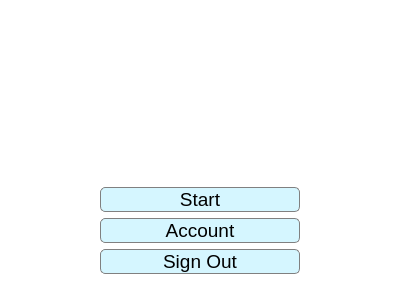
<?xml version="1.0" encoding="UTF-8"?>
<ui version="4.0">
 <class>mainMenu</class>
 <widget class="QWidget" name="mainMenu">
  <property name="geometry">
   <rect>
    <x>0</x>
    <y>0</y>
    <width>400</width>
    <height>307</height>
   </rect>
  </property>
  <property name="palette">
   <palette>
    <active>
     <colorrole role="Base">
      <brush brushstyle="SolidPattern">
       <color alpha="255">
        <red>255</red>
        <green>255</green>
        <blue>255</blue>
       </color>
      </brush>
     </colorrole>
     <colorrole role="Window">
      <brush brushstyle="SolidPattern">
       <color alpha="255">
        <red>255</red>
        <green>255</green>
        <blue>255</blue>
       </color>
      </brush>
     </colorrole>
    </active>
    <inactive>
     <colorrole role="Base">
      <brush brushstyle="SolidPattern">
       <color alpha="255">
        <red>255</red>
        <green>255</green>
        <blue>255</blue>
       </color>
      </brush>
     </colorrole>
     <colorrole role="Window">
      <brush brushstyle="SolidPattern">
       <color alpha="255">
        <red>255</red>
        <green>255</green>
        <blue>255</blue>
       </color>
      </brush>
     </colorrole>
    </inactive>
    <disabled>
     <colorrole role="Base">
      <brush brushstyle="SolidPattern">
       <color alpha="255">
        <red>255</red>
        <green>255</green>
        <blue>255</blue>
       </color>
      </brush>
     </colorrole>
     <colorrole role="Window">
      <brush brushstyle="SolidPattern">
       <color alpha="255">
        <red>255</red>
        <green>255</green>
        <blue>255</blue>
       </color>
      </brush>
     </colorrole>
    </disabled>
   </palette>
  </property>
  <property name="windowTitle">
   <string>Form</string>
  </property>
  <property name="styleSheet">
   <string notr="true">QLineEdit {
 border-radius: 5px;
border: 0.5px solid gray;
}

QPushButton{
border-radius:5px;
background-color: #d5f6ff;
border: 0.5px solid gray;
}

QPushButton::hover {
background-color: #befeff
}</string>
  </property>
  <layout class="QHBoxLayout" name="horizontalLayout">
   <item>
    <layout class="QVBoxLayout" name="vbox_mainMenu">
     <item>
      <layout class="QHBoxLayout" name="logo_layout_mainMenu">
       <item alignment="Qt::AlignHCenter">
        <widget class="QLabel" name="logo_mainMenu">
         <property name="maximumSize">
          <size>
           <width>150</width>
           <height>150</height>
          </size>
         </property>
         <property name="text">
          <string/>
         </property>
         <property name="pixmap">
          <pixmap>logo_transparent_background.png</pixmap>
         </property>
         <property name="scaledContents">
          <bool>true</bool>
         </property>
        </widget>
       </item>
      </layout>
     </item>
     <item>
      <layout class="QVBoxLayout" name="button_layout">
       <property name="leftMargin">
        <number>30</number>
       </property>
       <property name="rightMargin">
        <number>30</number>
       </property>
       <item>
        <widget class="QPushButton" name="start_model_button">
         <property name="minimumSize">
          <size>
           <width>200</width>
           <height>0</height>
          </size>
         </property>
         <property name="font">
          <font>
           <family>Segoe UI Symbol</family>
           <pointsize>14</pointsize>
           <weight>50</weight>
           <bold>false</bold>
          </font>
         </property>
         <property name="text">
          <string>Start</string>
         </property>
        </widget>
       </item>
       <item>
        <widget class="QPushButton" name="account_link_button">
         <property name="font">
          <font>
           <family>Segoe UI Symbol</family>
           <pointsize>14</pointsize>
           <weight>50</weight>
           <bold>false</bold>
          </font>
         </property>
         <property name="text">
          <string>Account</string>
         </property>
        </widget>
       </item>
       <item>
        <widget class="QPushButton" name="sign_out_button">
         <property name="font">
          <font>
           <family>Segoe UI Symbol</family>
           <pointsize>14</pointsize>
          </font>
         </property>
         <property name="text">
          <string>Sign Out</string>
         </property>
        </widget>
       </item>
      </layout>
     </item>
     <item>
      <layout class="QHBoxLayout" name="spacing_layout_mainMenu">
       <property name="topMargin">
        <number>10</number>
       </property>
      </layout>
     </item>
    </layout>
   </item>
  </layout>
 </widget>
 <resources/>
 <connections/>
</ui>
